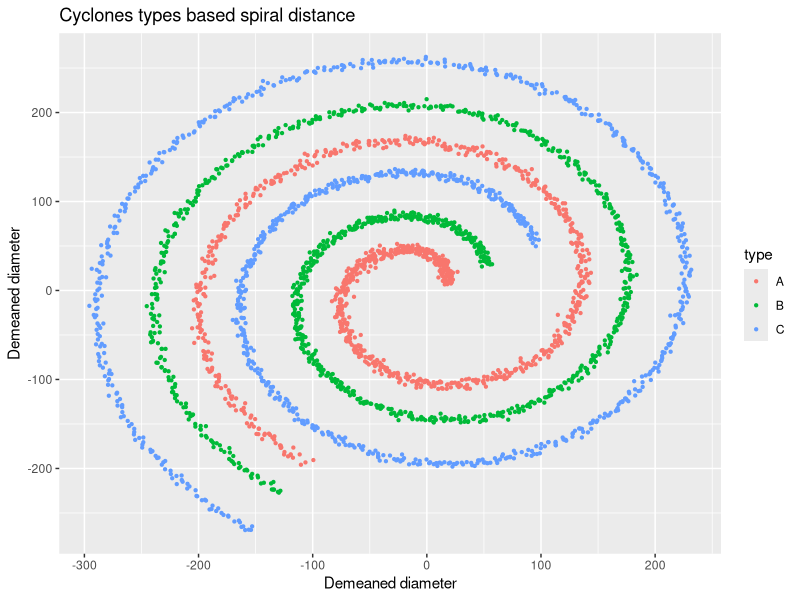

Source code (R):
library(ggplot2)
library(mvtnorm)
library(assertthat)

n = 1000
a = 10
b = 20
theta = pi/6
step = 0.03
disturbance = 5
cov.factor = 6



GenData <- function(no.classes, param.vector, save.csv = TRUE, save.pdf = TRUE){
    #-------------------------------------------------------------
    
    #check that no.classes and length of parameter list is same
    assert_that(no.classes == length(param.vector))
    
    #generate data
    data <- data.frame(x = as.numeric(), y = numeric(), type = numeric())
    
    #generate data for each class based on the parameters specified (see GetSpiral)
    for(i in 1:no.classes) {
        temp <- GetSpiral(param.vector[[i]]$n, param.vector[[i]]$a, param.vector[[i]]$b,
                          param.vector[[i]]$theta, param.vector[[i]]$step, param.vector[[i]]$disturbance,
                          param.vector[[i]]$cov.factor, param.vector[[i]]$class.name)
        data <- rbind(data, temp)
        
    }
    
    #import csv if save.csv flag raised
    if(save.csv == TRUE){
        write.csv(data, file = "data.csv", row.names = FALSE)
    }
    
    #import pdf of plot if save.pdf flag raised
    if(save.pdf == TRUE)  {
        data$type <- as.factor(data$type)
        pdf("plot.pdf", width=6, height=5)
        print(PlotGraph(data = data, title = "Cyclones types based spiral distance", 
                        size = 0.8, x.label = "Demeaned diameter", y.label = "Demeaned diameter"))
        dev.off()
    }
    
    return(data)
}

GetSpiral <- function(n, a, b, theta, step, disturbance , cov.factor, class.name) {
    #function returns data that follows a spiral using the polar coordinates equation polar = a + b * theta (see below)
    #1.   if n is not divisible disturbances then points returned will be more than n
    #2.   generally higher the value of parameter b, more the number of perfectly non linearly seperatable 
    #     classes that can be specified
    #3.   generally higher the value of parameter a, more the distance seperating different classes 
    #------------------------------------------------------------------------------
    #parameter space
    #------------------------------------------------------------------------------
    #a     = numerical constant in R; controls turn of the spiral
    #b     = numerical constant in R controls the distance between arms of the spiral
    #theta = instial angle in radians of the spiral 
    #step  = successive increase in theta
    #disturbance = No of points randomly generated using cartesian coordiantes of a given point as mean
    #cov.factor = factor by which multiplies by the variance covariance matrix of each point
    #class.name = Name of class
    #------------------------------------------------------------------------------
    
    n <- round(n/disturbance) #change n by a factor of disurbances
    data <- data.frame(x = as.numeric(), y = numeric())
    
    for(i in 0 :(n -1)) {
        polar <- a + b * (theta + i * step)
        coords <- c(polar * cos(theta + i * step), polar * sin(theta + i * step))
        data.temp <- as.data.frame(rmvnorm(n = disturbance, mean = coords, sigma = cov.factor * diag(2)))
        data <- rbind(data, data.temp)
    }
    
    names(data) <- c("x", "y")
    data$type <- rep(class.name, n)
    data
}


PlotGraph <- function(data, title = "", x.label = "", y.label = "", size = 0.8){
    p <- ggplot(data = data, aes(x = x, y= y, col = type)) +
        geom_point(size = size) +
        scale_x_continuous(name = x.label) +
        scale_y_continuous(name = y.label) +
        ggtitle(title)
}


param.vector <- list(class1 = list(n = 1000, a = 10, b = 20, theta = pi/6, step = 0.03, disturbance = 3,
                                cov.factor = 10, class.name = "A"),
                     class2 = list(n = 1000, a = 50, b = 20, theta = pi/6, step = 0.03, disturbance = 3,
                                cov.factor = 6, class.name = "B"),
                     class3 = list(n = 1000, a = 100, b = 20, theta = pi/6, step = 0.03, disturbance = 3,
                                cov.factor = 6, class.name = "C"))

data <- GenData(no.classes = 3, param.vector = param.vector)
